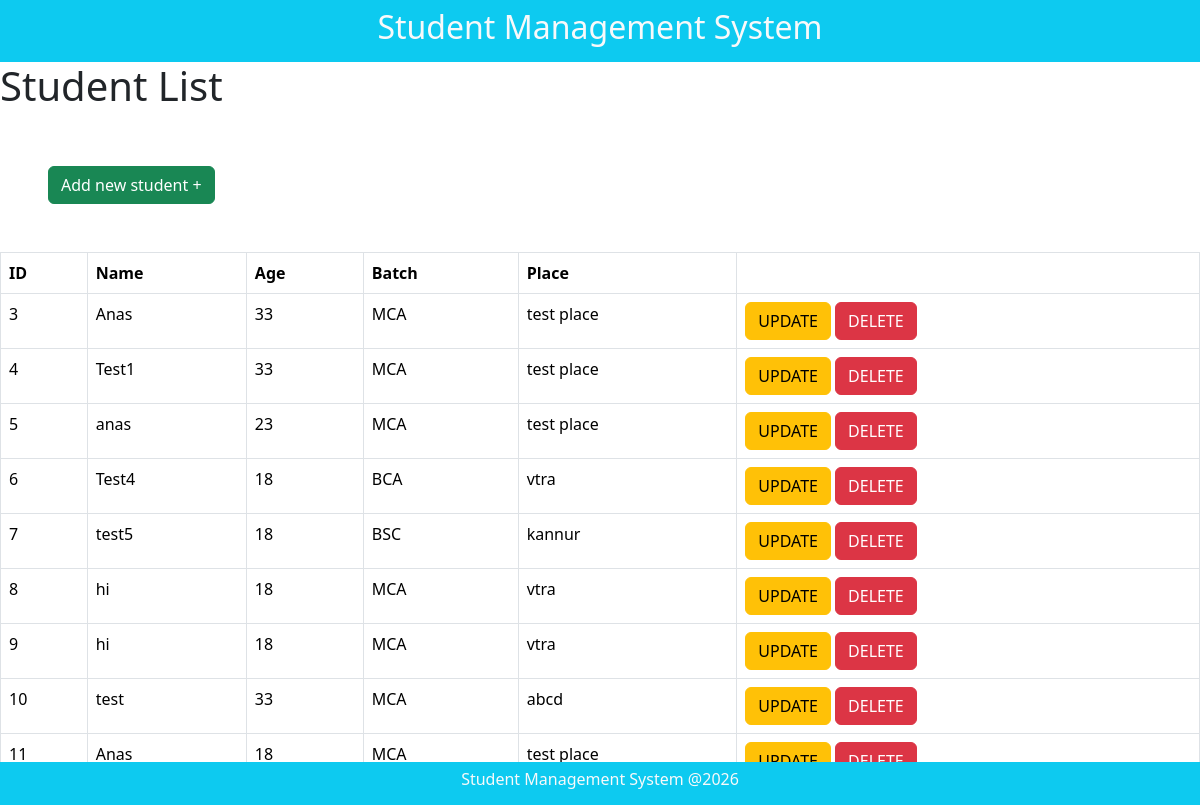
Page /list on the earlier database version.
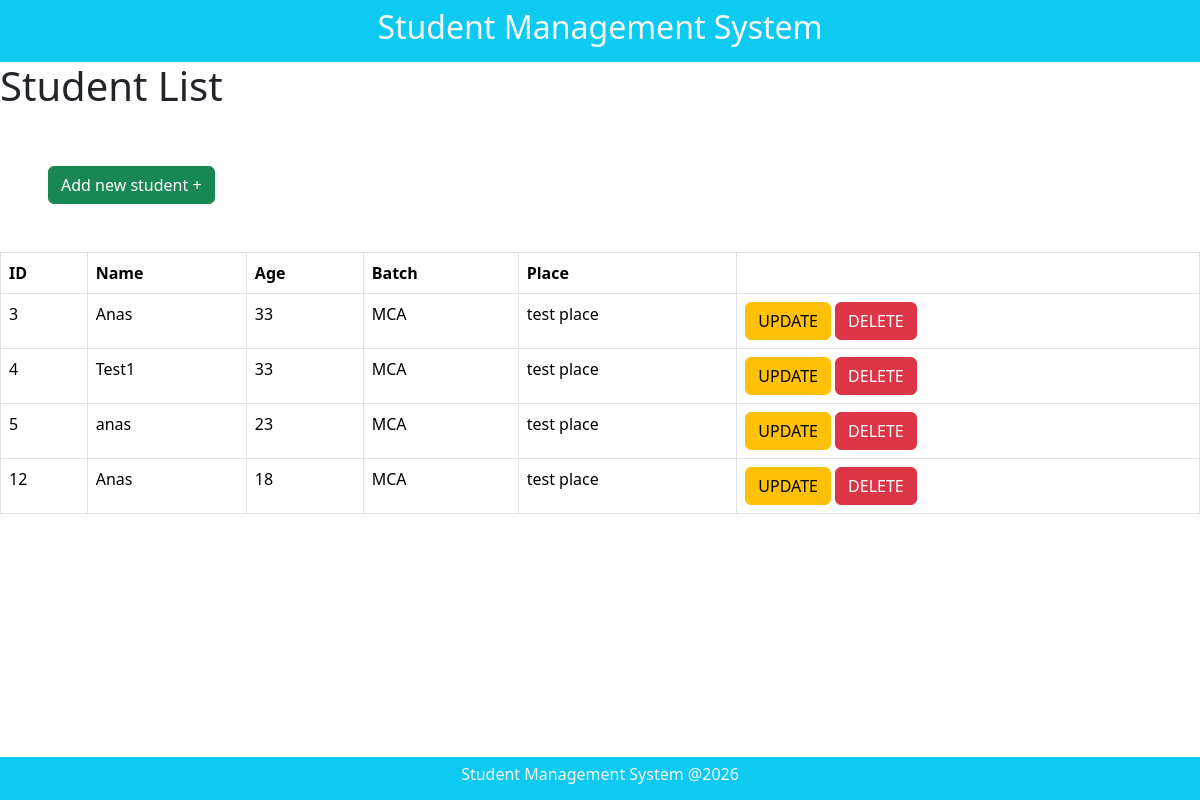
Same page on the later database version.
### teacher/models.py (models this page shows)
class StudentList(models.Model):
    name = models.CharField(max_length=100)
    age = models.IntegerField()
    batch = models.CharField(max_length=50)
    place = models.CharField(max_length=100)

### teacher/views.py (the view)
# urls.py: path('list',studentListView.as_view(),name="slist"),
class studentListView(View):
    def get(self,req):
        qso = StudentList.objects.all()
        return render(req,"studentlist.html",{'studentlist':qso})

### teacher/templates/studentlist.html (shortened to what this page needs)
<!doctype html>
<html lang="en" data-bs-theme="light">
<head>
    <link href="https://cdn.jsdelivr.net/npm/bootstrap@5.3.8/dist/css/bootstrap.min.css" rel="stylesheet"
 />
</head>
<body>
    <header class="bg-info text-light p-2 text-center">
        <h2>Student Management System</h2>
    </header>
    <h1>Student List</h1>
    <a href="{% url 'sadd' %}" class="btn btn-success m-5">Add new student +</a>
    <table class="table table-bordered">
        <thead>
            <tr>
                <th>ID</th>
                <th>Name</th>
                <th>Age</th>
                <th>Batch</th>
                <th>Place</th>
                <th></th>
            </tr>
        </thead>
        <tbody>
            {% for i in studentlist %}
            <tr>
                <td>{{i.id}}</td>
                <td>{{i.name}}</td>
                <td>{{i.age}}</td>
                <td>{{i.batch}}</td>
                <td>{{i.place}}</td>
                <td>
                    <a class="btn btn-warning" href="{% url 'sedit' i.id %}">UPDATE</a>
                    <a class="btn btn-danger" href="{% url 'sdelete' i.id %}">DELETE</a>
                </td>
            </tr>
            {% endfor %}
        </tbody>
    </table>
    <footer class="bg-info text-light p-2 text-center fixed-bottom">
        <h6>Student Management System @2026</h6>
    </footer>
</body>
</html>

Differences in the rows shown:
removed StudentList: id "6", name "Test4", age "18", batch "BCA", place "vtra"
removed StudentList: id "7", name "test5", age "18", batch "BSC", place "kannur"
removed StudentList: id "8", name "hi", age "18", batch "MCA", place "vtra"
removed StudentList: id "9", name "hi", age "18", batch "MCA", place "vtra"
removed StudentList: id "10", name "test", age "33", batch "MCA", place "abcd"
removed StudentList: id "11", name "Anas", age "18", batch "MCA", place "test place"
added StudentList: id "12", name "Anas", age "18", batch "MCA", place "test place"
